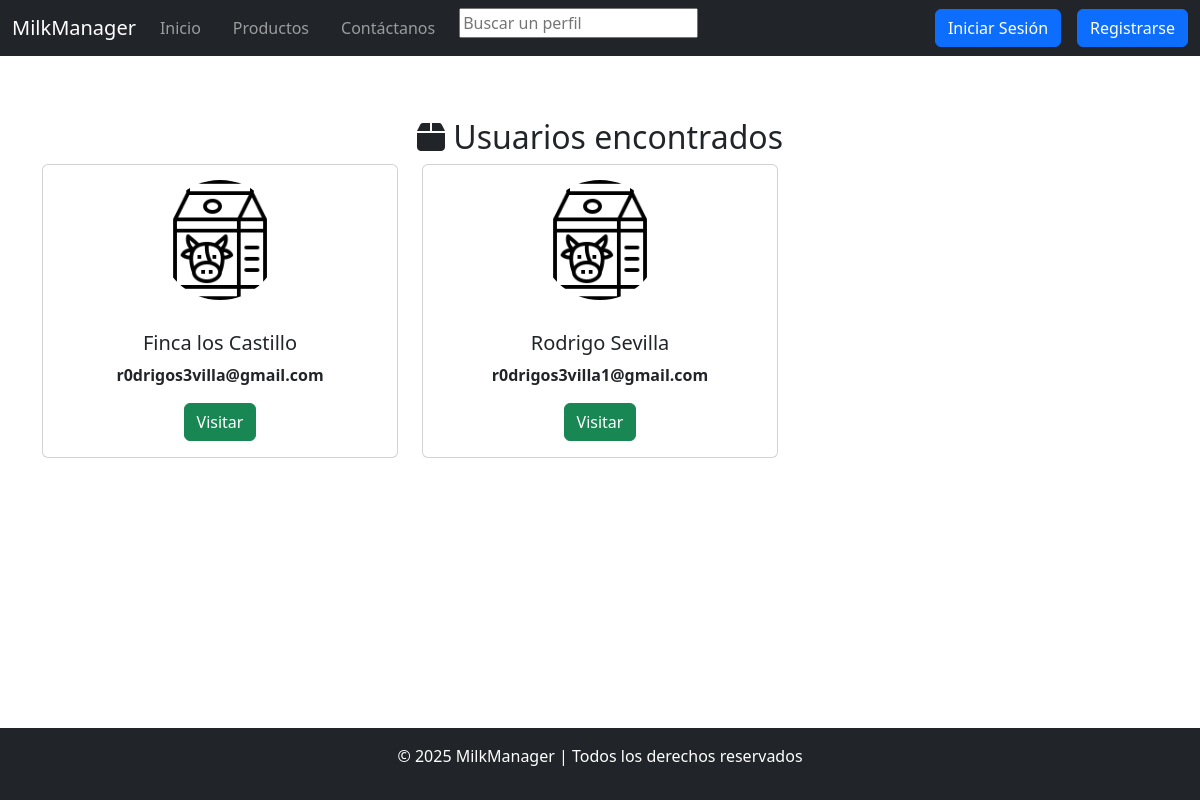
The page /profiles on the database as committed earlier.
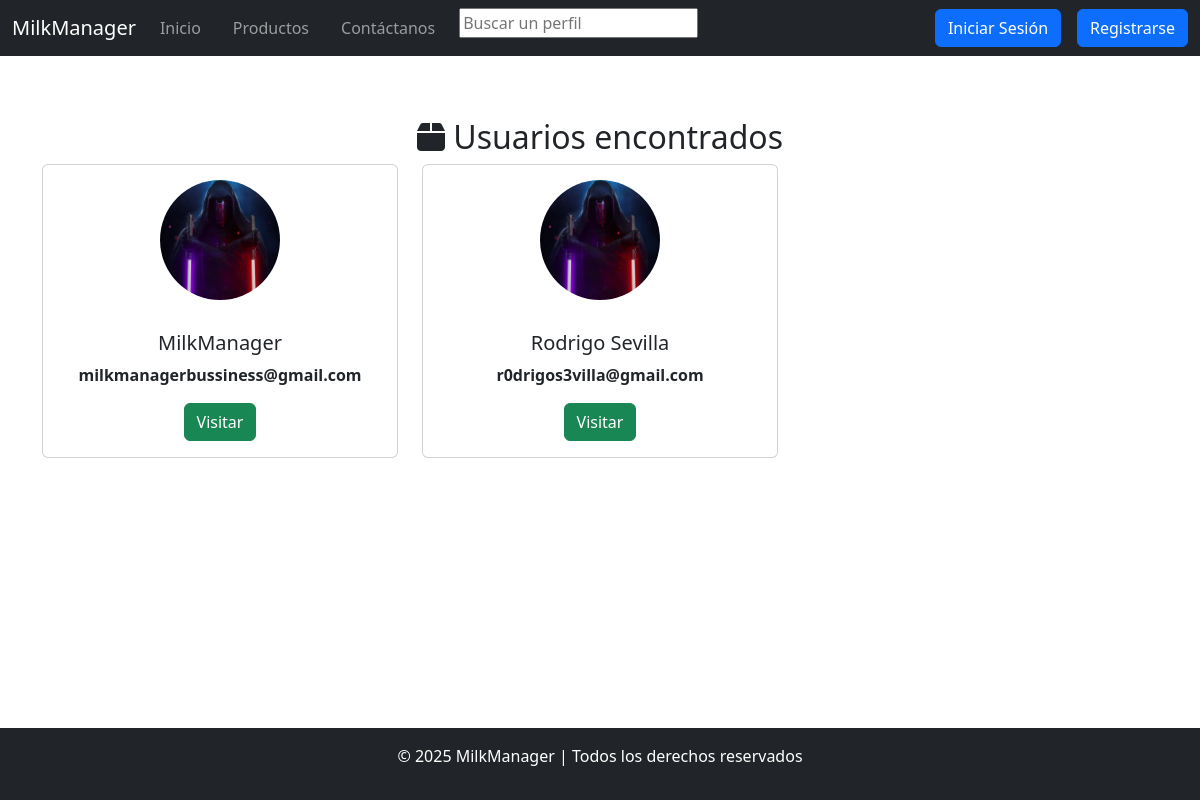
The same page on the database as committed later.
### tables this page shows
CREATE TABLE accounts (
    id INTEGER PRIMARY KEY,
    email TEXT UNIQUE NOT NULL,
    username TEXT UNIQUE,
    password TEXT,
    role TEXT,
    picture TEXT,
    biography TEXT,
    creationdate DATE DEFAULT (CURRENT_TIMESTAMP)
    );

### app.py (the view)
@app.route('/profiles', methods=['GET', 'POST'])
def profiles():
    client_ip = request.remote_addr
    user = getUser()
    log.write(f"Se abrió la página de perfiles desde: {client_ip}")
    users = None
    if request.method == 'POST':
        users = database.login.getUserLike(request.form["profilesearch"])
    else:
        users = database.login.getAllUsers()
    return render_template('profiles.html', user = user, users = users)

### accounts.py (called while the page is built)
def connect():
    global conn
    if conn is None:
        conn = sqlite3.connect('database.db', check_same_thread=False)
        conn.row_factory = sqlite3.Row

def getUsers():
    connect()
    cursor = conn.cursor()
    cursor.execute('''
        SELECT * FROM accounts
    ''')
    data = cursor.fetchall()
    return data

def getAllUsers():
    users = []
    for i in getUsers():
        users.append(dict(i))
    return users

### app.py (called while the page is built, shortened)
def getUser():
    return None

### log.py (called while the page is built)
def write(text):
    if debug:
        logging.debug(text)

### templates/profiles.html (shortened to what this page needs)
{% extends "base.html" %}
{% block styles %}<link rel="stylesheet" href="/static/styles/cards_profile.css">{% endblock %}
{% block content %}
<div class="container mt-5">
    <h2 class="text-center">
        <i class="fas fa-box"></i> Usuarios encontrados
    </h2>
    <div class="row">
        {% if users %}
            {% for usuario in users %}
                <div class="col-md-4">
                    <form action="{{ url_for('profile', user_id=usuario.id) }}" method="POST">
                        <div class="card">
                            {% if usuario.picture %}
                                <img src="{{ url_for('static', filename='images' + usuario.picture) }}" class="card-img-top" alt="{{ usuario.username }}">
                            {% else %}
                                <img src="{{ url_for('static', filename='images/web/leche.png') }}" class="card-img-top" alt="{{ usuario.username }}">
                            {% endif %}
                            <div class="card-body text-center">
                                <h5 class="card-title">{{ usuario.username }}</h5>
                                <p class="card-text fw-bold">{{ usuario.email }}</p>
                                <button type="submit" class="btn btn-success">
                                    Visitar
                                </button>
                            </div>
                        </div>
                    </form>
                </div>
            {% endfor %}
        {% else %}
            <p class="text-center">No hay usuarios con la descripción proporcionada.</p>
        {% endif %}
    </div>
</div>
{% endblock %}

### templates/base.html (shortened to what this page needs)
<!DOCTYPE html>
<html lang="es">
<head>
    <link href="https://cdn.jsdelivr.net/npm/bootstrap@5.3.0-alpha1/dist/css/bootstrap.min.css" rel="stylesheet">
	<link href="https://cdnjs.cloudflare.com/ajax/libs/font-awesome/6.0.0-beta3/css/all.min.css" rel="stylesheet">
	{% block styles %}{% endblock %}
    <link rel="stylesheet" href="/static/styles/style.css">
</head>
<body>
    <nav class="navbar navbar-expand-lg navbar-dark bg-dark">
        <div class="container-fluid">
			<a class="navbar-brand" href="/">MilkManager</a>
            <div class="collapse navbar-collapse" id="navbarNav">
                <ul class="navbar-nav gap-3">
                    <li class="nav-item">
                        <a class="nav-link" href="/">Inicio</a>
                    </li>
                    <li class="nav-item">
                        <a class="nav-link" href="/products">Productos</a>
                    </li>
					<li class="nav-item">
                        <a class="nav-link" href="/contact">Contáctanos</a>
                    </li>
					<li class="nav-item">
						<form method="POST" action="/profiles">
							<input name="profilesearch" id = "profilesearch" placeholder="Buscar un perfil"></input>
						</form>
                    </li>
				</ul>
				 <ul class="navbar-nav d-flex flex-row gap-3 ms-auto">
					{% if not user %}
                        <li class="nav-item">
                            <a type="button" class="btn btn-primary" href="/login">Iniciar Sesión</a>
                        </li>
                        <li class="nav-item">
                            <a type="button" class="btn btn-primary" href="/signin">Registrarse</a>
                        </li>
                    {% endif %}
                </ul>
            </div>
        </div>
    </nav>
    {% block content %}
    {% endblock %}
	<footer class="bg-dark text-white text-center p-3">
        <p>&copy; 2025 MilkManager | Todos los derechos reservados</p>
    </footer>
</body>
</html>

### static/styles/cards_profile.css (style rules this page uses)
.card { display: flex; justify-content: center; align-items: center; height: 100%; }
.card-img-top { padding: 15px; width: 150px; height: 150px; object-fit: cover; border-radius: 50%; }

### static/styles/style.css (style rules this page uses)
html, body { height: 100%; margin: 0; }
.navbar { position: fixed; top: 0; left: 0; width: 100%; z-index: 1000; }
body { display: flex; flex-direction: column; padding-top: 70px; }
footer { width: 100%; color: white; text-align: center; padding: 20px 0; position: relative; bottom: 0; margin-top: auto; }

Rows that differ between the two databases and show on the page:
removed accounts: username "Finca los Castillo", email "r0drigos3villa@gmail.com"
added accounts: picture (picture), username "MilkManager", email "milkmanagerbussiness@gmail.com"
changed accounts "Rodrigo Sevilla": picture: picture added; email "r0drigos3villa1@gmail.com" → "r0drigos3villa@gmail.com"
